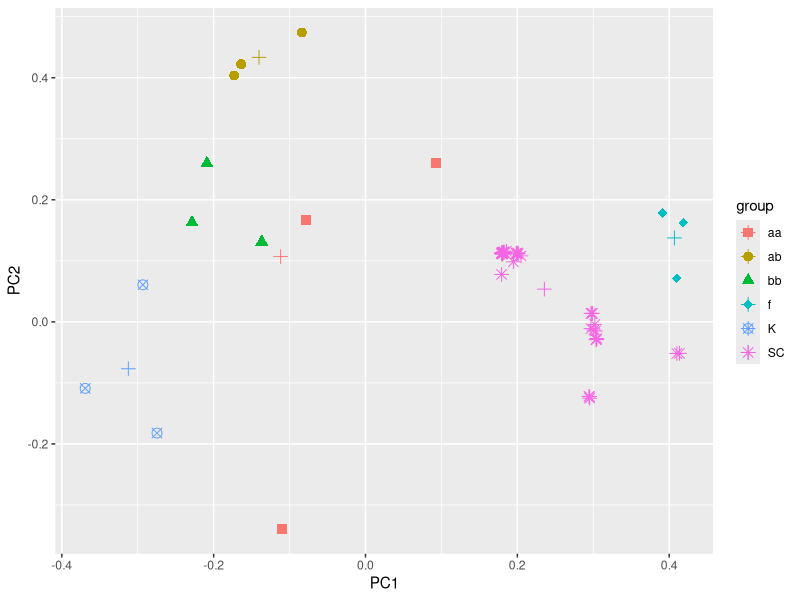
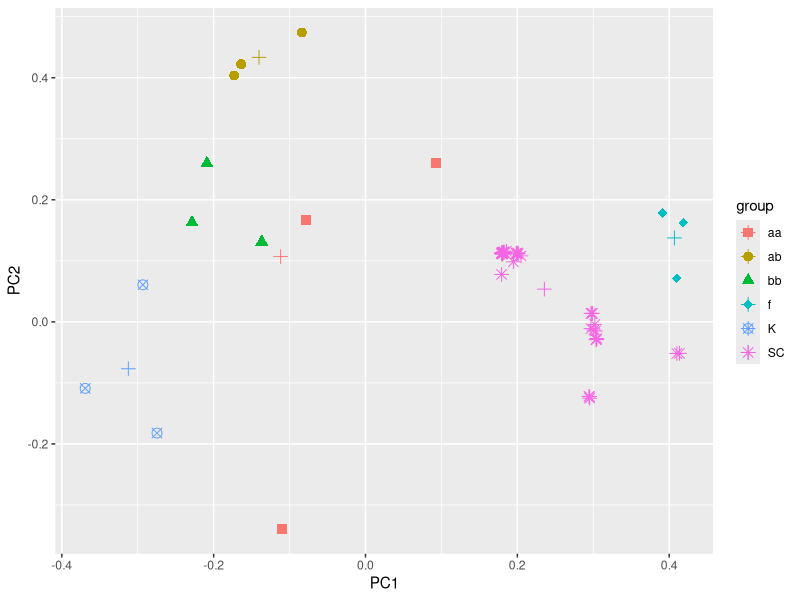

The R source for these figures, in order: (Note: this script raises an error after producing the figures.)
library(ggpubr)
library(ggplot2)
setwd("/Users/xufeng/Desktop/k_f_Sce/")
coeff_km <- read.csv(file = "coeff_km.csv")
coeff_km <- coeff_km[,1:3]
group_list <- c("K","K","K","aa","aa","aa","bb","bb","bb","ab","ab","ab","f","f","f",
                rep("SC",39))
coeff_km$group <- group_list
means_k <- c(mean(coeff_km$PC1[1:3]),mean(coeff_km$PC2[1:3]))
means_aa_bb <- c(mean(coeff_km$PC1[4:9]),mean(coeff_km$PC2[4:9]))
means_ab <- c(mean(coeff_km$PC1[10:12]),mean(coeff_km$PC2[10:12]))
means_f <- c(mean(coeff_km$PC1[13:15]),mean(coeff_km$PC2[13:15]))
means_SC <- c(mean(coeff_km$PC1[16:54]),mean(coeff_km$PC2[16:54]))
coeff_km$X <- as.character(coeff_km$X)

means <- as.data.frame(t(data.frame(means_k,means_aa_bb,means_ab,means_f,means_SC)))
colnames(means) = c("PC1","PC2")
rownames(means) = c("means_k","means_aa_bb","means_ab","means_f","means_SC")
means$group <- c("K","aa","ab","f","SC")

ggplot() +
  geom_point(data = coeff_km,aes(x = PC1,y = PC2,color = group,shape = group),size = 3) +
  scale_shape_manual(values = c(15,16,17,18,13,8)) +
  geom_point(data = means,aes(x = PC1,y = PC2,color = group),shape = 3,size = 3)
ggsave()


